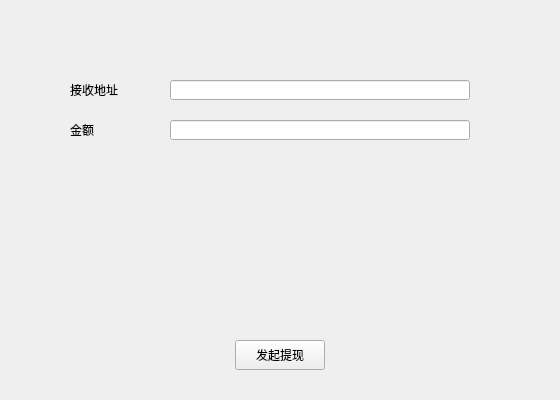
<?xml version="1.0" encoding="UTF-8"?>
<ui version="4.0">
 <class>EthContractTransferDialog</class>
 <widget class="QDialog" name="EthContractTransferDialog">
  <property name="geometry">
   <rect>
    <x>0</x>
    <y>0</y>
    <width>560</width>
    <height>400</height>
   </rect>
  </property>
  <property name="windowTitle">
   <string>Dialog</string>
  </property>
  <widget class="QLabel" name="label_2">
   <property name="geometry">
    <rect>
     <x>70</x>
     <y>120</y>
     <width>80</width>
     <height>20</height>
    </rect>
   </property>
   <property name="text">
    <string>金额</string>
   </property>
  </widget>
  <widget class="QLabel" name="label">
   <property name="geometry">
    <rect>
     <x>70</x>
     <y>80</y>
     <width>80</width>
     <height>20</height>
    </rect>
   </property>
   <property name="text">
    <string>接收地址</string>
   </property>
  </widget>
  <widget class="QLineEdit" name="amountLineEdit">
   <property name="geometry">
    <rect>
     <x>170</x>
     <y>120</y>
     <width>300</width>
     <height>20</height>
    </rect>
   </property>
   <property name="text">
    <string/>
   </property>
  </widget>
  <widget class="QLineEdit" name="toAddressLineEdit">
   <property name="geometry">
    <rect>
     <x>170</x>
     <y>80</y>
     <width>300</width>
     <height>20</height>
    </rect>
   </property>
  </widget>
  <widget class="QToolButton" name="transferBtn">
   <property name="geometry">
    <rect>
     <x>235</x>
     <y>340</y>
     <width>90</width>
     <height>30</height>
    </rect>
   </property>
   <property name="text">
    <string>发起提现</string>
   </property>
  </widget>
 </widget>
 <resources/>
 <connections/>
</ui>
